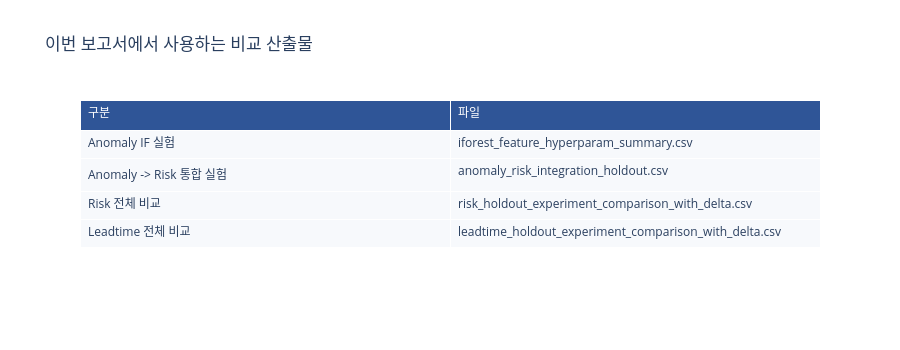

The notebook cell saved with this chart:
### Markdown cell above
## 1. 실험 범위와 산출물

이번에 비교하는 실험 범위는 네 가지다.

1. Isolation Forest 자체 실험: feature subset / hyperparameter 변경
2. Anomaly score를 risk 모델에 추가하는 통합 실험
3. Risk feature 개선 실험: event, thermal, combined, weighting, drift ablation
4. Leadtime 개선 실험: timeflow, bucket redesign, label refinement

이 중 공식 모델을 바로 교체할 수 있는 후보가 있는지, 아니면 보조 feature 또는 다음 실험 후보로만 봐야 하는지 판단한다.

### Code cell
files = pd.DataFrame([
    {"구분": "Anomaly IF 실험", "파일": "iforest_feature_hyperparam_summary.csv"},
    {"구분": "Anomaly -> Risk 통합 실험", "파일": "anomaly_risk_integration_holdout.csv"},
    {"구분": "Risk 전체 비교", "파일": "risk_holdout_experiment_comparison_with_delta.csv"},
    {"구분": "Leadtime 전체 비교", "파일": "leadtime_holdout_experiment_comparison_with_delta.csv"},
])
show_table(files, "이번 보고서에서 사용하는 비교 산출물", height=350)

### Figure 1 — Plotly figure (JSON) as saved in the notebook; plotly's stock layout.template omitted (floating-point values rounded to 4 significant figures)
{"data": [{"cells": {"align": "left", "fill": {"color": "#F7F9FC"}, "height": 28, "values": [["Anomaly IF 실험", "Anomaly -> Risk 통합 실험", "Risk 전체 비교", "Leadtime 전체 비교"], ["iforest_feature_hyperparam_summary.csv", "anomaly_risk_integration_holdout.csv", "risk_holdout_experiment_comparison_with_delta.csv", "leadtime_holdout_experiment_comparison_with_delta.csv"]]}, "header": {"align": "left", "fill": {"color": "#2F5597"}, "font": {"color": "white", "size": 12}, "height": 30, "values": ["구분", "파일"]}, "type": "table"}], "layout": {"height": 350, "title": {"text": "이번 보고서에서 사용하는 비교 산출물"}}}
